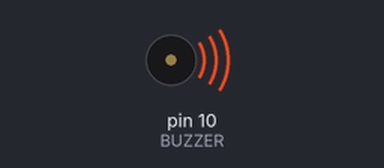
This sketch was run on a simulated Arduino Uno, built with avr-gcc and run on an emulated ATmega328P. On the bench: buzzer (waves = sounding).

Above: at 0.1 s.
At 1.1 s:
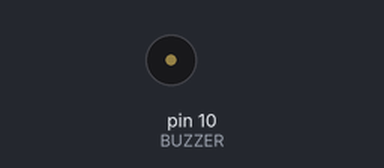
Timing chart, 0 to 2.6 s (numbered marks = the images above):
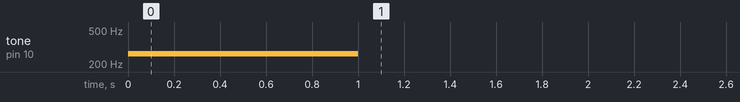

The sketch:

11_buzzer.ino
```cpp
const int BUZZER = 10;

void setup() {
  // put your setup code here, to run once:
  tone(BUZZER, 262, 1000);
  // delay(3000);
  // noTone(BUZZER);
}

void loop() {
  // put your main code here, to run repeatedly:

}
```

Measured:
- by itself, tone on pin 10 (BUZZER): silent → 262 Hz at 0.00 s, → silent 1.0 s later
